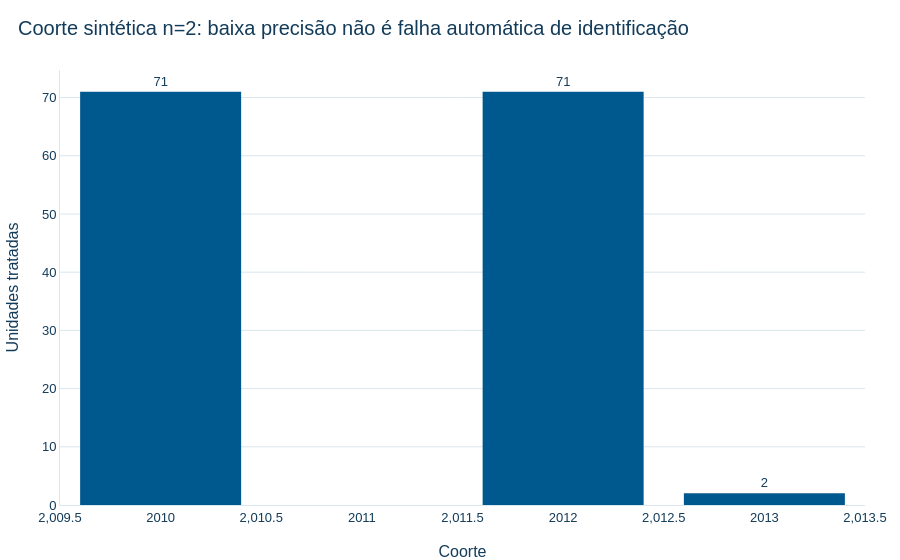

Notebook code cell kept with this figure:
### Markdown cell above
## 9. Coorte pequena: identificação versus precisão

### Code cell
coorte_pequena = cenarios['COORTE_2013_N2']
contagens_pequena = coorte_pequena.painel.drop_duplicates('id').query('coorte_g > 0').groupby('coorte_g', as_index=False).size().rename(columns={'size': 'n_tratados'})
mostrar(contagens_pequena, 10)
fig = px.bar(contagens_pequena, x='coorte_g', y='n_tratados', text='n_tratados', color_discrete_sequence=[CORES_IPT['AZUL_PRINCIPAL']], labels={'coorte_g': 'Coorte', 'n_tratados': 'Unidades tratadas'}, title='Coorte sintética n=2: baixa precisão não é falha automática de identificação')
fig.update_traces(textposition='outside')
salvar_figura(fig, 'd19_05_coorte_pequena')
fig.show()

### Figure 1 — Plotly figure (JSON) as saved in the notebook; plotly's stock layout.template omitted (floating-point values rounded to 4 significant figures)
{"data": [{"hovertemplate": "Coorte=%{x}<br>Unidades tratadas=%{text}<extra></extra>", "legendgroup": "", "marker": {"color": "#00598E", "pattern": {"shape": ""}}, "name": "", "orientation": "v", "showlegend": false, "text": [71.0, 71.0, 2.0], "textposition": "outside", "type": "bar", "x": [2010, 2012, 2013], "xaxis": "x", "y": [71, 71, 2], "yaxis": "y"}], "layout": {"barmode": "relative", "font": {"color": "#133C5A", "family": "Arial", "size": 13}, "legend": {"tracegroupgap": 0}, "paper_bgcolor": "#FFFFFF", "plot_bgcolor": "#FFFFFF", "title": {"text": "Coorte sintética n=2: baixa precisão não é falha automática de identificação"}, "xaxis": {"anchor": "y", "domain": [0.0, 1.0], "title": {"text": "Coorte"}}, "yaxis": {"anchor": "x", "domain": [0.0, 1.0], "title": {"text": "Unidades tratadas"}}}}
